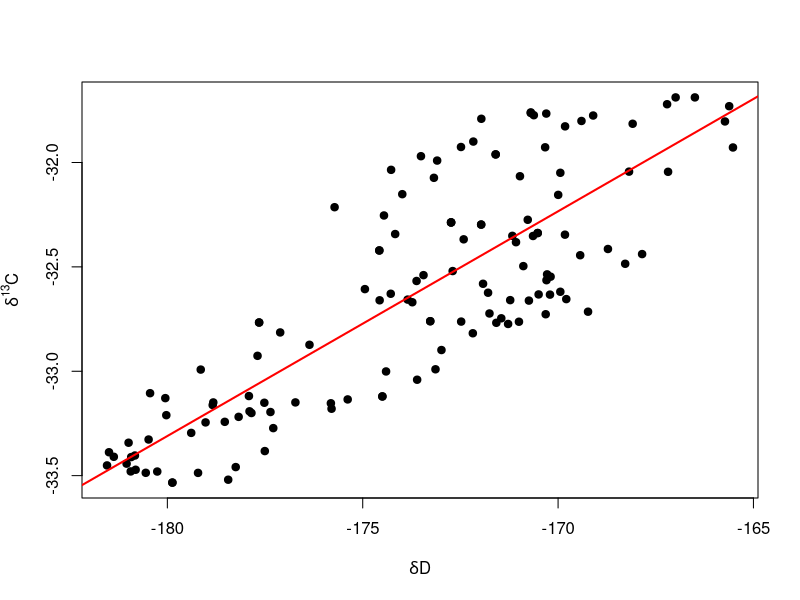
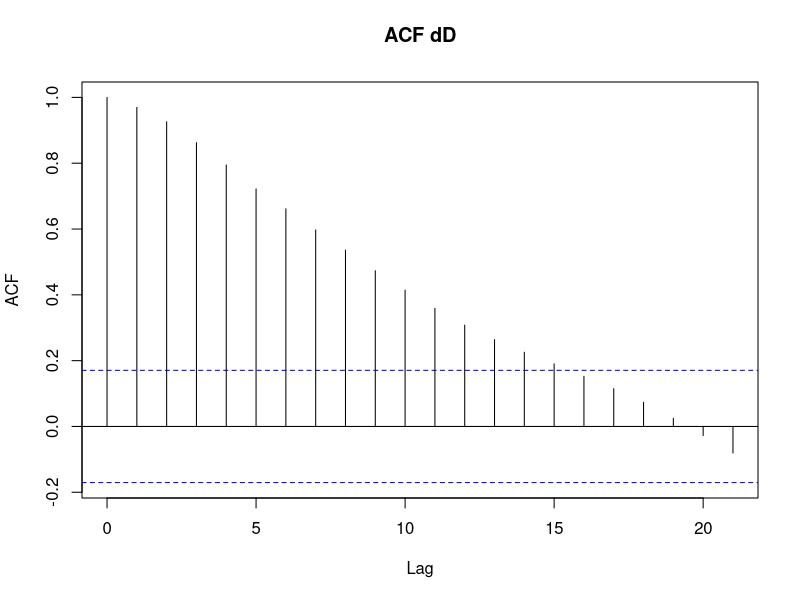
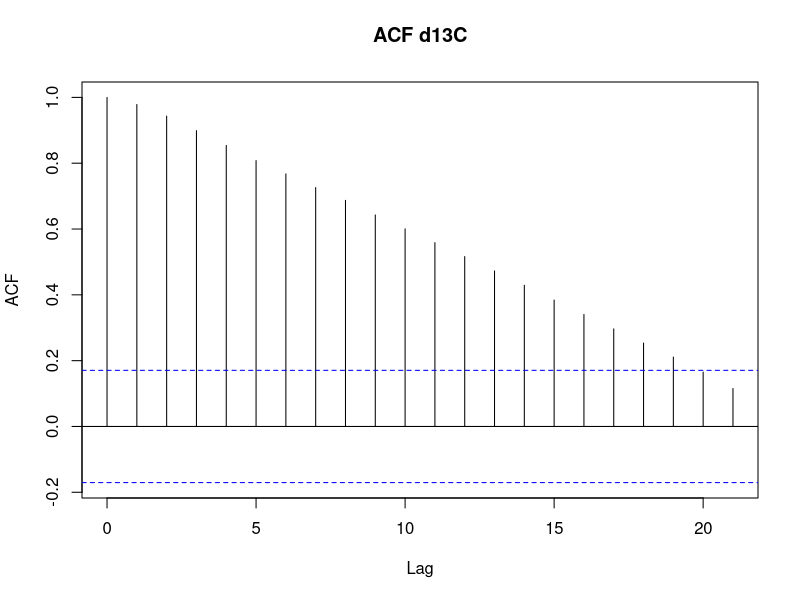

Reproduce these figures in R, in order.
# =========================
# Statistical assessment of δ2Hterr – δ¹³Cterr covariation
# =========================
# Libraries
library(readxl)
library(dplyr)

# 1. Load data

data <- read_excel("Data_figure_5.xlsx", sheet = 1)
#colnames(data)

# 2. Remove missing values

clean_data <- na.omit(data[, c("dD", "d13C")])

# 3. Pearson correlation (raw data)

cor(clean_data$dD,
    clean_data$d13C,
    method = "pearson")

cor.test(clean_data$dD,
         clean_data$d13C,
         method = "pearson")

# 4. Scatt plot + regression line

plot(clean_data$dD,
     clean_data$d13C,
     pch = 19,
     xlab = expression(delta*D),
     ylab = expression(delta^{13}*C))

abline(lm(d13C ~ dD, data = clean_data),
       col = "red",
       lwd = 2)

# 5. Linear detrending

time <- 1:nrow(clean_data) #create time index

# remove linear trends
model_D <- lm(dD ~ time, data = clean_data)
residuals_D <- resid(model_D)

model_C <- lm(d13C ~ time, data = clean_data)
residuals_C <- resid(model_C)

# correlation of detrended series
cor.test(residuals_D, residuals_C)

# 6. First-differencing

diff_D <- diff(clean_data$dD)
diff_C <- diff(clean_data$d13C)

cor.test(diff_D, diff_C)

# 7. Autocorrelation check

acf(clean_data$dD, main = "ACF dD")
acf(clean_data$d13C, main = "ACF d13C")
